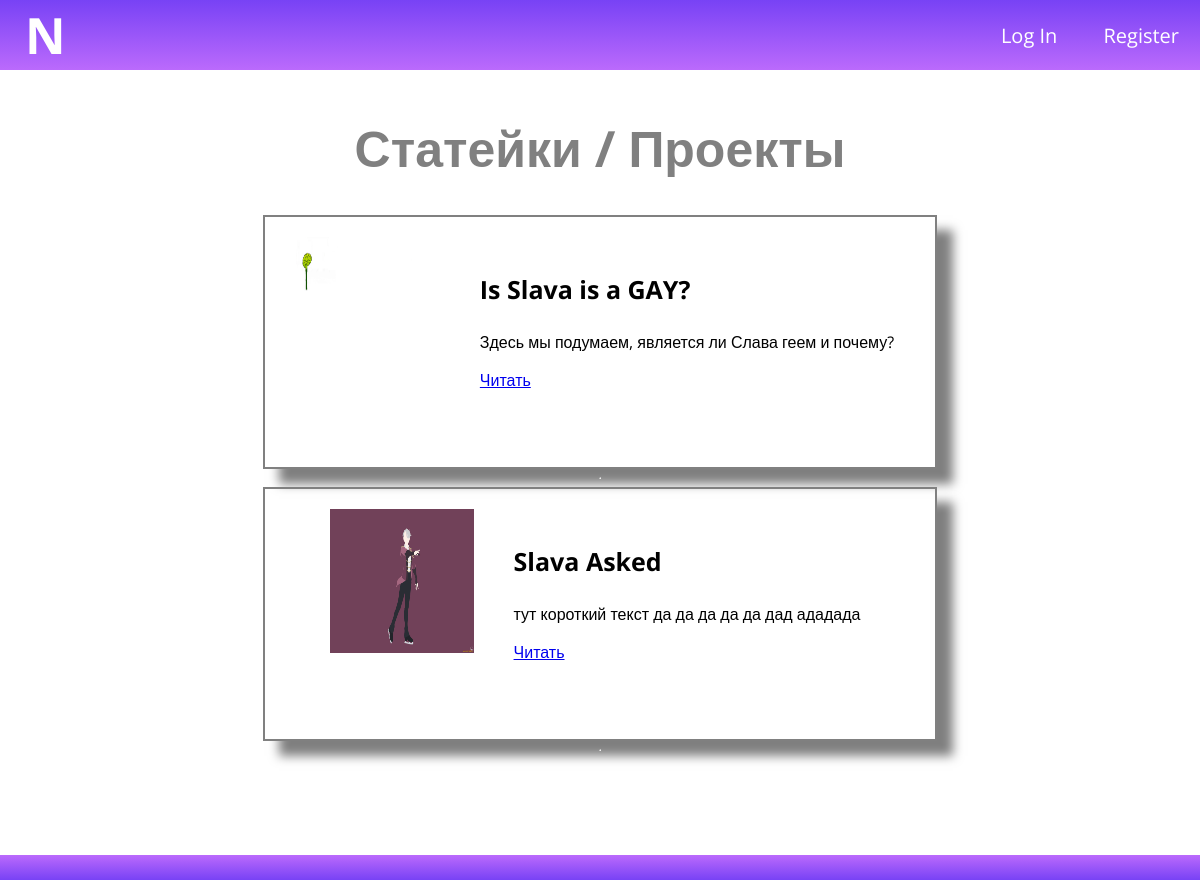
/articles/, run on an earlier commit of the app's database.
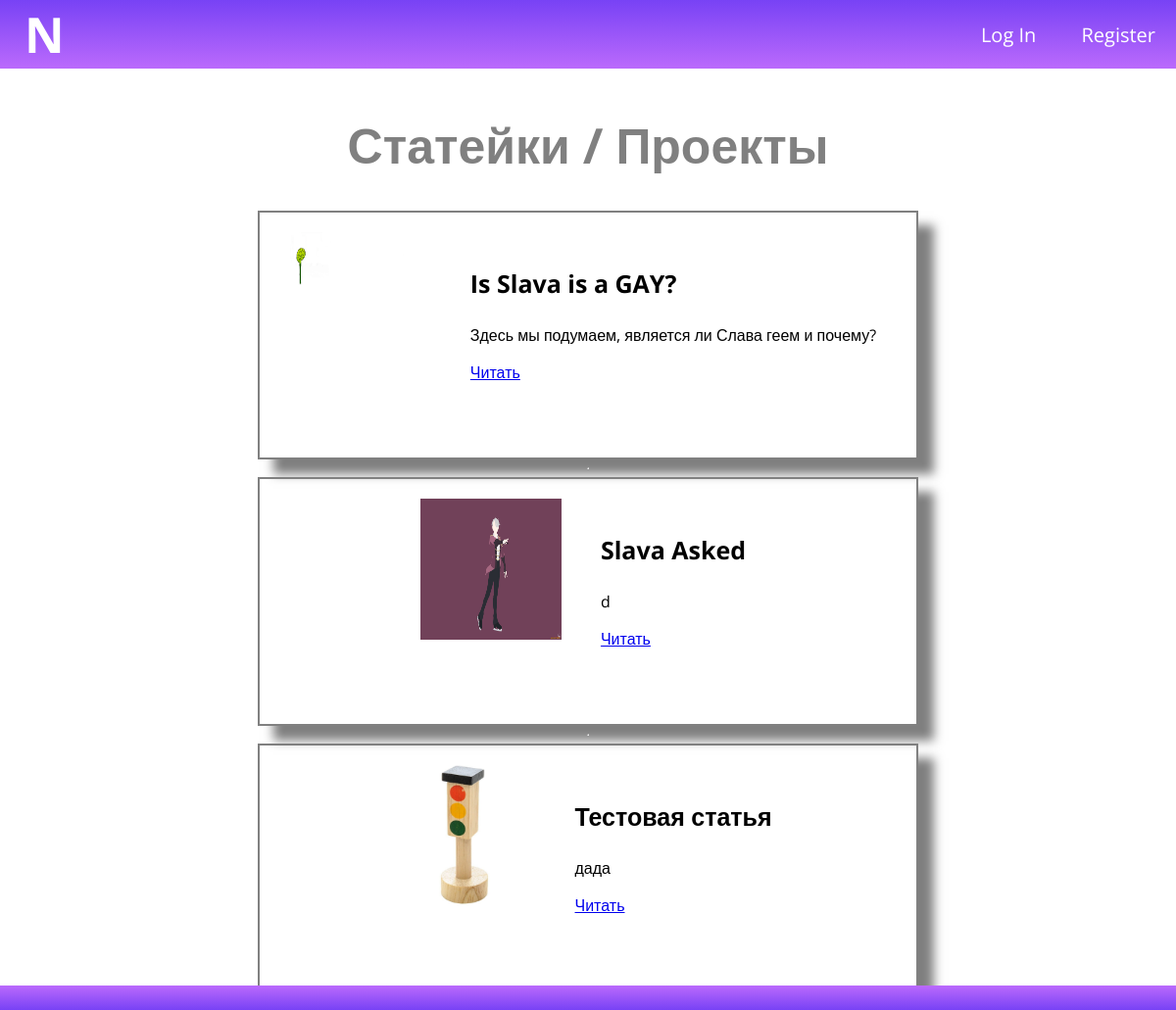
And on a later commit of the database.
### article_maker/models.py (models this page shows, shortened)
class Post(models.Model):
    id = models.AutoField(unique=True, primary_key=True)
    author = models.ManyToManyField(User)
    title = models.CharField(max_length=50)
    text = models.TextField()
    Short_text = models.TextField(max_length=75, null=True)
    data = models.DateTimeField(auto_now=True)
    category = models.ForeignKey(Category, on_delete = models.CASCADE)
    img_for_post = models.ImageField(upload_to='images/', null=True, blank=True)

### article_maker/views.py (the view)
# urls.py: path('', article_maker)
def article_maker(request):
    context = {
        'posts': Post.objects.all()
    }
    return render(request, "posts/articles.html", context)

### templates/posts/articles.html (shortened to what this page needs)
<!DOCTYPE html>
{% load static %}
<html lang="en">
<head>
    <link rel="stylesheet" href="{% static 'style2.css' %}">
</head>
<body>
    <header class="for-header">
        <h1 id="button" class="link">N</h1>
        <div>
            <a href="/log_in" class="ul-header">Log In</a>
            <a href="/register" class="ul-header">Register</a>
        </div>
    </header>
    <main class="artic_page">
        <h1 class="article-h1">Статейки / Проекты</h1>
        <div class="articles_container">
            {% for post in posts %}
            <article class="post_container">
                <div class="for-pic">
                    <img src="{{post.img_for_post.url}}" alt="">
                </div>
                <div class="for_text">
                    <h3>{{ post.title }}</h3>
                    <p>{{ post.Short_text }}</p>
                    <a href="/post/{{post.id}}" class="justbutton">Читать</a>
                </div>
            </article>
            <hr>
            {% endfor %}
        </div>
    </main>
    <div class="slava"></div>
</body>
</html>

What changed in the data, as far as the page shows it:
changed Post "Slava Asked": Short_text "тут короткий текст да да да да да дад ададада" → "d"
added Post: img_for_post (picture), title "Тестовая статья", Short_text "дада"
